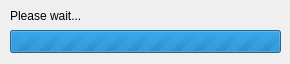
<?xml version="1.0" encoding="UTF-8"?>
<ui version="4.0">
 <class>ProgressDialog</class>
 <widget class="QDialog" name="ProgressDialog">
  <property name="geometry">
   <rect>
    <x>0</x>
    <y>0</y>
    <width>290</width>
    <height>64</height>
   </rect>
  </property>
  <property name="sizePolicy">
   <sizepolicy hsizetype="Fixed" vsizetype="Fixed">
    <horstretch>0</horstretch>
    <verstretch>0</verstretch>
   </sizepolicy>
  </property>
  <property name="windowTitle">
   <string>Extracting Music...</string>
  </property>
  <property name="modal">
   <bool>true</bool>
  </property>
  <widget class="QProgressBar" name="progressBar">
   <property name="geometry">
    <rect>
     <x>10</x>
     <y>30</y>
     <width>271</width>
     <height>23</height>
    </rect>
   </property>
   <property name="maximum">
    <number>0</number>
   </property>
   <property name="value">
    <number>0</number>
   </property>
   <property name="textVisible">
    <bool>false</bool>
   </property>
  </widget>
  <widget class="QLabel" name="label">
   <property name="geometry">
    <rect>
     <x>10</x>
     <y>0</y>
     <width>271</width>
     <height>31</height>
    </rect>
   </property>
   <property name="text">
    <string>Please wait...</string>
   </property>
  </widget>
 </widget>
 <resources/>
 <connections/>
</ui>
